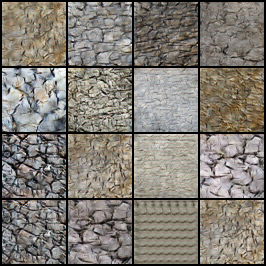
#> input picture examples/example_01.png, 266 x 266 px, given as the content of the folder input, which was not available
$ python train.py examples/example_01.png examples/example_02.png   (older library calls are emulated)
#> lines starting #> are read from the running program, lines starting #| are printed output that depends on the picture; pictures that were not available may be replaced by others from this repository, and a replacement may not be noted
### image.py

import os
import random
import time
from multiprocessing import Pool

import numpy as np
from PIL import Image, ImageEnhance


class ImageVariations():
    def __init__(self, image_size=64, colored=True, pool_size=10000,
                 in_directory='input', out_directory='output',
                 rotation_range=(-15, 15), brightness_range=(0.7, 1.2),
                 saturation_range=(0.7, 1.), contrast_range=(0.9, 1.3),
                 size_range=(0.6, 0.8)):
        #Parameters
        self.image_size = image_size
        self.in_directory = in_directory
        self.out_directory = out_directory
        self.images_count = pool_size
        #Variation Config
        self.rotation_range = rotation_range
        self.brightness_range = brightness_range
        self.saturation_range = saturation_range
        self.contrast_range = contrast_range
        self.size_range = size_range
        self.colored = colored
        #Generate Images
        self.index = 0
        if self.images_count > 0:
            if self.images_count > 20:
                print("Processing Images")
            files = [f for f in os.listdir(self.in_directory) if os.path.isfile(os.path.join(self.in_directory, f))]
            np.random.shuffle(files)
            mp = self.images_count//len(files)
            rest = self.images_count%len(files)
            if mp > 0:
                pool = Pool()
                images = pool.starmap(self.__generate_images__, [(f, mp) for f in files])
                self.pool = [img for sub in images for img in sub]
                pool.close()
            else:
                self.pool = []
            self.pool += [img for sub in [self.__generate_images__(f, 1) for f in files[:rest]] for img in sub]
            np.random.shuffle(self.pool)

    def __generate_images__(self, image_file, iterations):
#> called with image_file = 'example_01.png', iterations = 10000
        if self.colored:
            image = Image.open(os.path.join(self.in_directory, image_file))
#> image is the input picture: PIL image 266x266 RGB; mean R, G, B 129.3, 124.2, 116.3
        else:
            image = Image.open(os.path.join(self.in_directory, image_file)).convert("L")
        def variation_to_numpy():
            arr = np.asarray(self.get_variation(image), dtype=np.float)
            if not self.colored:
                arr.shape = arr.shape+(1,)
            return arr
        return [variation_to_numpy() for _ in range(iterations)]


    # [17 lines left out: functions get_batch, get_rnd_batch, not called in this run]

    def get_variation(self, image):
        """Get an variation of the image according to the object config"""
        #Crop
        min_dim = min(image.size)
#> min_dim = 266
        scale = random.uniform(*self.size_range)
        size = int(random.random()*min_dim*(1-scale)+min_dim*scale)
#> size = 263
        pos = (random.randrange(0, image.size[0]-size), random.randrange(0, image.size[1]-size))
#> pos = (1, 0)
        image = image.crop((pos[0], pos[1], pos[0]+size, pos[1]+size))
#> image: PIL image 263x263 RGB
        #Rotate
        rotation = random.randint(*self.rotation_range)
        sina = np.abs(np.sin(np.deg2rad(rotation)))
        b = size / (1+sina)
#> b = 245.9
        a = sina*size / (1+sina)
#> a = 17.15
        size = int(np.sqrt(a*a + b*b))-1
#> size = 245
        offset = (image.size[0]-size)/2
#> offset = 9
        image = image.rotate(rotation).crop((offset, offset, offset+size, offset+size))
#> image: PIL image 245x245 RGB
        #Transpose
        if random.random() < 0.5:
            image.transpose(Image.FLIP_LEFT_RIGHT)
        #Variation
        brightness = random.uniform(*self.brightness_range)
        if np.abs(brightness-1.0) > 0.05:
            image = ImageEnhance.Brightness(image).enhance(brightness)
        if self.colored:
            saturation = random.uniform(*self.saturation_range)
            if np.abs(saturation-1.0) > 0.05:
                image = ImageEnhance.Color(image).enhance(saturation)
        contrast = random.uniform(*self.contrast_range)
        if np.abs(contrast-1.0) > 0.05:
            image = ImageEnhance.Contrast(image).enhance(contrast)
        return image.resize((self.image_size, self.image_size), Image.LANCZOS)


    # [14 lines left out: function save_image, not called in this run]


# [13 lines that do not run on import are left out]

### train.py

import os
from generator_gan import GANetwork
from image import ImageVariations


CONFIG = {
    'colors': 3,
    'batch_size': 16,
    'generator_base_width': 32,
    'image_size': 64,
    'input_size': 128,
    'discriminator_convolutions': 3,
    'generator_convolutions': 3,
    'learning_rate': 0.0002,
    'learning_momentum': 0.8,
    'learning_momentum2': 0.95
}

IMAGE_CONFIG = {
    'rotation_range': (-20, 20),
    'brightness_range': (0.7, 1.2),
    'saturation_range': (0.9, 1.5),
    'contrast_range': (0.8, 1.2),
    'size_range': (1.0, 0.95)
}

def get_network(name, **config):
    return GANetwork(name, image_manager=ImageVariations(**IMAGE_CONFIG), **config)
#> in get_variation (call 4), `size = int(random.random()*min_dim*(1-scale)+min_dim*scale)`: size = 265
#> in get_variation (call 4), `b = size / (1+sina)`: b = 232.6
#> in get_variation (call 4), `a = sina*size / (1+sina)`: a = 32.38
#> in get_variation (call 4), `size = int(np.sqrt(a*a + b*b))-1`: size = 233
#> in get_variation (call 4), `offset = (image.size[0]-size)/2`: offset = 16
#> in get_variation (call 4), `return image.resize((self.image_size, self.image_size), Image.LANCZOS)`:
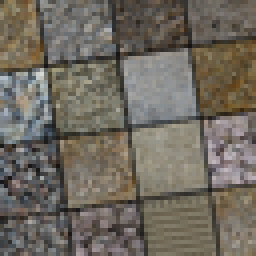
#> returned value: PIL image 64x64 RGB (shown 4 times larger); mean R, G, B 111.7, 105.8, 96.3
#> in get_variation (call 5), `size = int(random.random()*min_dim*(1-scale)+min_dim*scale)`: size = 265
#> in get_variation (call 5), `b = size / (1+sina)`: b = 199.9
#> in get_variation (call 5), `a = sina*size / (1+sina)`: a = 65.09
#> in get_variation (call 5), `size = int(np.sqrt(a*a + b*b))-1`: size = 209
#> in get_variation (call 5), `offset = (image.size[0]-size)/2`: offset = 28
#> in get_variation (call 5), `return image.resize((self.image_size, self.image_size), Image.LANCZOS)`:
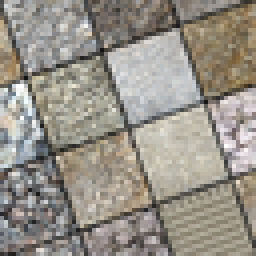
#> returned value: PIL image 64x64 RGB (shown 4 times larger); mean R, G, B 151.1, 145.8, 137
#> in get_variation (call 6), `size = int(random.random()*min_dim*(1-scale)+min_dim*scale)`: size = 256
#> in get_variation (call 6), `pos = (random.randrange(0, image.size[0]-size), random.randrange(0, im..`: pos = (9, 3)
#> in get_variation (call 6), `image = image.crop((pos[0], pos[1], pos[0]+size, pos[1]+size))`:
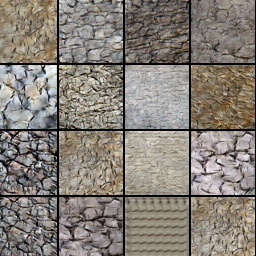
#> image: PIL image 256x256 RGB; mean R, G, B 132.9, 127.5, 119.4
#> in get_variation (call 6), `b = size / (1+sina)`: b = 235.5
#> in get_variation (call 6), `a = sina*size / (1+sina)`: a = 20.52
#> in get_variation (call 6), `size = int(np.sqrt(a*a + b*b))-1`: size = 235
#> in get_variation (call 6), `offset = (image.size[0]-size)/2`: offset = 10.5
#> in get_variation (call 6), `return image.resize((self.image_size, self.image_size), Image.LANCZOS)`:
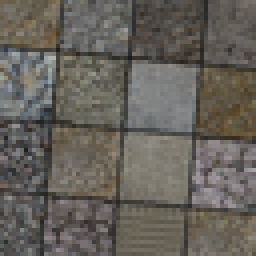
#> returned value: PIL image 64x64 RGB (shown 4 times larger); mean R, G, B 102, 97.9, 91.5
#> in get_variation (call 7), `size = int(random.random()*min_dim*(1-scale)+min_dim*scale)`: size = 264
#> in get_variation (call 7), `pos = (random.randrange(0, image.size[0]-size), random.randrange(0, im..`: pos = (1, 0)
#> in get_variation (call 7), `image = image.crop((pos[0], pos[1], pos[0]+size, pos[1]+size))`:
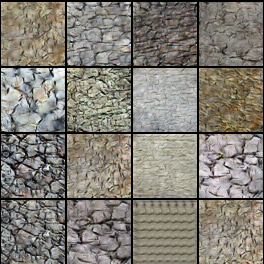
#> image: PIL image 264x264 RGB; mean R, G, B 131.3, 126.1, 118.1
#> in get_variation (call 7), `b = size / (1+sina)`: b = 259.5
#> in get_variation (call 7), `a = sina*size / (1+sina)`: a = 4.53
#> in get_variation (call 7), `size = int(np.sqrt(a*a + b*b))-1`: size = 258
#> in get_variation (call 7), `offset = (image.size[0]-size)/2`: offset = 3
#> in get_variation (call 7), `return image.resize((self.image_size, self.image_size), Image.LANCZOS)`:
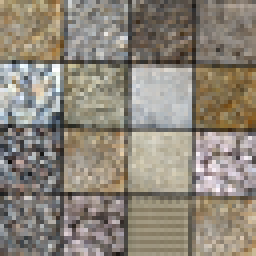
#> returned value: PIL image 64x64 RGB (shown 4 times larger); mean R, G, B 141.6, 133.9, 122.1
#> in get_variation (call 8), `size = int(random.random()*min_dim*(1-scale)+min_dim*scale)`: size = 265
#> in get_variation (call 8), `pos = (random.randrange(0, image.size[0]-size), random.randrange(0, im..`: pos = (0, 0)
#> in get_variation (call 8), `b = size / (1+sina)`: b = 210.5
#> in get_variation (call 8), `a = sina*size / (1+sina)`: a = 54.49
#> in get_variation (call 8), `size = int(np.sqrt(a*a + b*b))-1`: size = 216
#> in get_variation (call 8), `offset = (image.size[0]-size)/2`: offset = 24.5
#> in get_variation (call 8), `image = ImageEnhance.Brightness(image).enhance(brightness)`:
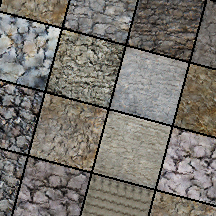
#> image: PIL image 216x216 RGB; mean R, G, B 119.8, 115.6, 109

if __name__ == '__main__':
    if len(os.sys.argv) < 2:
        print('Usage:')
        print('  python %s network_name [num_iterations]\t- Trains a network on the images in the input folder'%os.sys.argv[0])
    elif len(os.sys.argv) < 3:
        get_network(os.sys.argv[1], **CONFIG).train()
    else:
#> (the run stopped early here; a loop or call above may not have finished)
